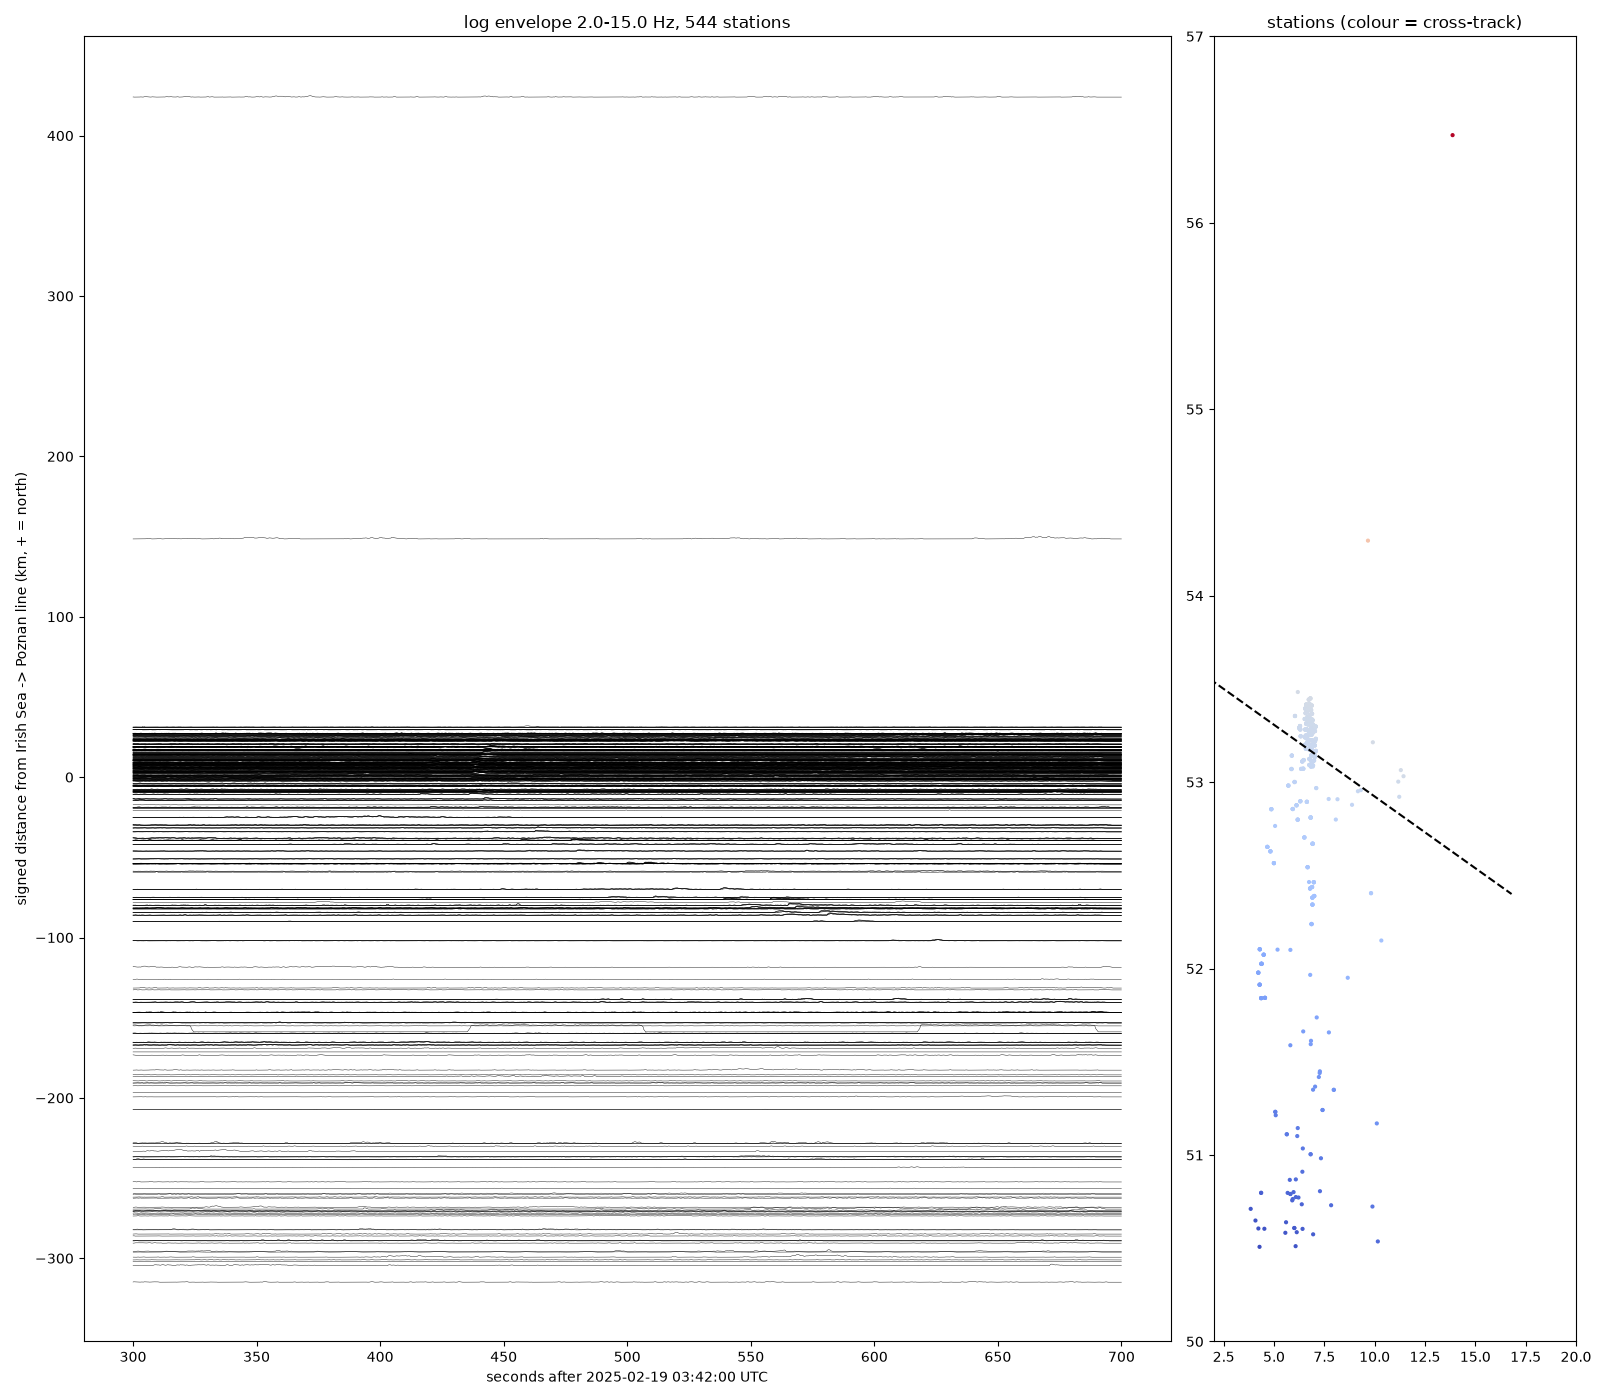

Write the Python code that produced this figure.
"""Record section sorted by signed distance from an approximate track (expect a V).

    python examples/falcon9_poland/section.py [fmin] [t_start t_end]
"""

import csv
import sys
from pathlib import Path

import matplotlib

matplotlib.use("Agg")
import matplotlib.pyplot as plt
import numpy as np
from obspy import UTCDateTime, read, read_inventory

HERE = Path(__file__).parent
RAW = HERE / "raw"
T0 = UTCDateTime("2025-02-19T03:42:00")
A, B = (54.0, -4.0), (52.4, 16.8)      # Irish Sea -> Poznan (rough, for sorting only)
FMIN = float(sys.argv[1]) if len(sys.argv) > 1 else 1.0
FMAX = 15.0
WIN = (float(sys.argv[2]), float(sys.argv[3])) if len(sys.argv) > 3 else (60.0, 1500.0)


def local_xy(lat, lon):
    k = 111.195
    return (lon - A[1]) * k * np.cos(np.radians(53.2)), (lat - A[0]) * k


def main():
    inv = read_inventory(str(RAW / "inventory.xml"))
    ax = np.array(local_xy(*B))
    ax /= np.hypot(*ax)
    rows = []
    for f in sorted(RAW.glob("*.mseed")):
        st = read(str(f))
        st.merge(fill_value=0)
        tr = st[0]
        try:
            c = inv.select(network=tr.stats.network, station=tr.stats.station)[0][0]
        except IndexError:
            continue
        tr.trim(T0 + WIN[0] - 60, T0 + WIN[1])
        if tr.stats.npts < 100 or tr.stats.sampling_rate < 2.5 * FMAX:
            continue
        tr.detrend("demean")
        tr.taper(0.02)
        tr.filter("bandpass", freqmin=FMIN, freqmax=FMAX, corners=4, zerophase=True)
        df = tr.stats.sampling_rate
        env = np.convolve(np.abs(tr.data), np.ones(int(df)) / int(df), mode="same")
        env /= np.median(env) or 1.0
        t = (tr.stats.starttime - T0) + np.arange(tr.stats.npts) / df
        x, y = local_xy(c.latitude, c.longitude)
        rows.append(dict(id=tr.id, lat=c.latitude, lon=c.longitude, elev=c.elevation,
                         along=x * ax[0] + y * ax[1], cross=-x * ax[1] + y * ax[0],
                         t=t[::5], env=env[::5]))
    rows.sort(key=lambda r: r["cross"])
    fig, axp = plt.subplots(1, 2, figsize=(16, 14), gridspec_kw={"width_ratios": [3, 1]})
    for r in rows:
        m = (r["t"] >= WIN[0]) & (r["t"] <= WIN[1])
        axp[0].plot(r["t"][m], r["cross"] + 1.2 * np.log10(np.clip(r["env"][m], 1, 1e4)),
                    lw=0.3, color="k")
    axp[0].set_xlabel("seconds after 2025-02-19 03:42:00 UTC")
    axp[0].set_ylabel("signed distance from Irish Sea -> Poznan line (km, + = north)")
    axp[0].set_title(f"log envelope {FMIN}-{FMAX} Hz, {len(rows)} stations")
    axp[1].scatter([r["lon"] for r in rows], [r["lat"] for r in rows], s=4,
                   c=[r["cross"] for r in rows], cmap="coolwarm")
    axp[1].plot([A[1], B[1]], [A[0], B[0]], "k--")
    axp[1].set_xlim(2, 20)
    axp[1].set_ylim(50, 57)
    axp[1].set_title("stations (colour = cross-track)")
    fig.tight_layout()
    fig.savefig(HERE / "section.png", dpi=100)
    with open(HERE / "stations_xy.csv", "w", newline="") as f:
        w = csv.writer(f)
        w.writerow(["id", "lat", "lon", "elev_m", "along_km", "cross_km"])
        for r in rows:
            w.writerow([r["id"], r["lat"], r["lon"], r["elev"], round(r["along"], 1),
                        round(r["cross"], 1)])
    print(f"{len(rows)} stations; cross range {rows[0]['cross']:.0f}..{rows[-1]['cross']:.0f} km")


if __name__ == "__main__":
    main()
